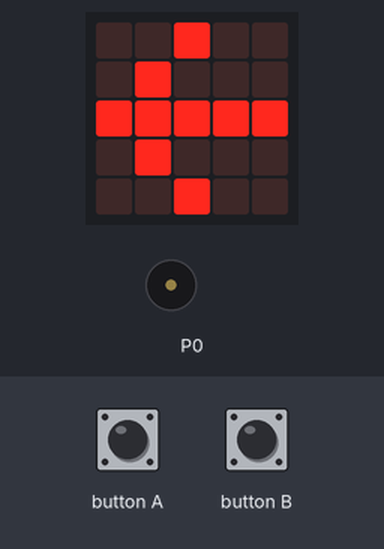
Recording of a program running on a simulated BBC micro:bit (MakeCode). Parts: the board's 5×5 LED display, buzzer (waves = sounding). The test bench sets the inputs (shaded band). The 48×5 strip is a reading aid, not a part: it shows the text the display is scrolling, unrolled, one strip-width of it at a time.

Above: at 5.5 s.
At 10.6 s:
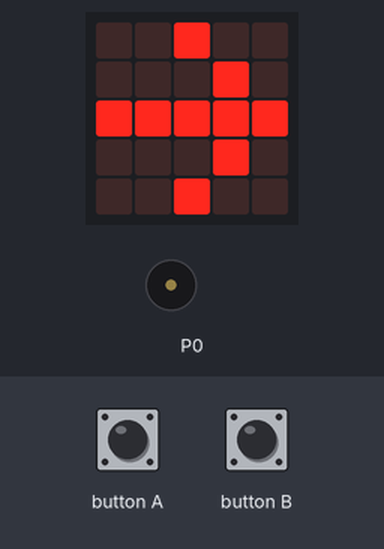
12.4 s: button B pressed for 0.15 s
At 13.3 s:
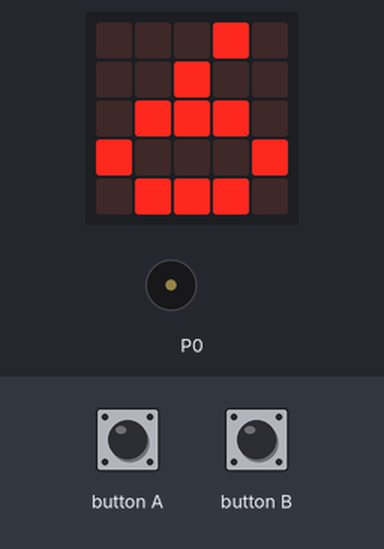
15.5 s: button A pressed for 0.15 s
At 16.04 s:
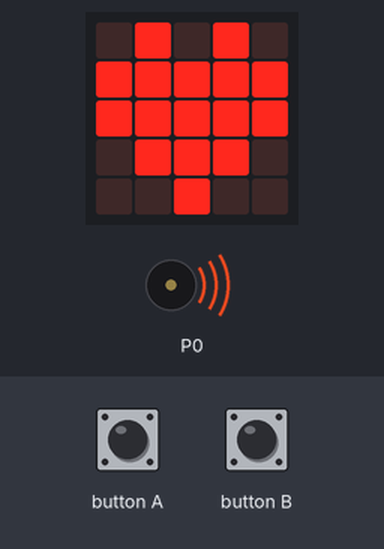
16.2 s: button B pressed for 0.15 s
At 22.4 s:
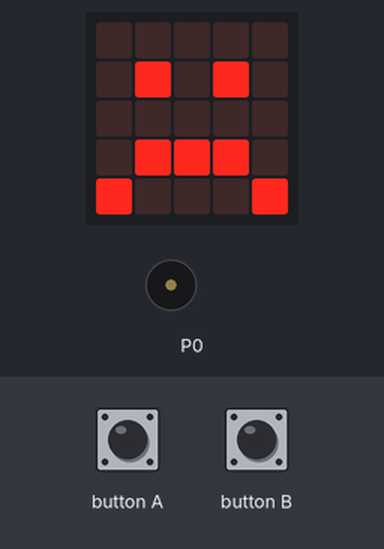
Timing chart, 0 to 23.9 s (numbered marks = the images above; inputs shaded):
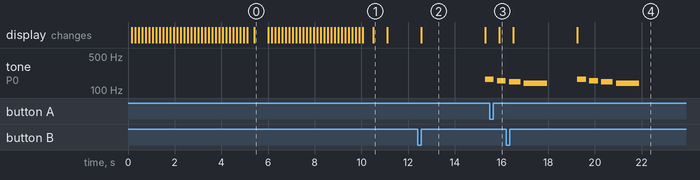

Measured:
- after the input at 12.4 s, tone on P0: silent → 165 Hz after 2.9 s; the display: changes after 0.15 s (image 2)
- after the input at 15.5 s, the display: changes after 0.40 s (image 3)
- after the input at 16.2 s, the display: first changes after 0.30 s (image 4 shows a later state)
- what the display in image 0 shows lasts 0.6 s, from 5.4 s to 6.0 s
- what the display in image 2 shows lasts 2.7 s, from 12.6 s to 15.3 s

The program:

main.ts
```typescript
input.onButtonPressed(Button.A, function () {
    start = input.runningTime()
    basic.showIcon(IconNames.Heart)
})
input.onButtonPressed(Button.B, function () {
    elapsed = input.runningTime() - start
    difference = Math.abs(7000 - elapsed)
    score = difference / 1000
    music.setVolume(255)
    basic.showNumber(Math.round(score))
    basic.pause(2000)
    if (score <= 2) {
        music.startMelody(music.builtInMelody(Melodies.PowerUp), MelodyOptions.Once)
        basic.showIcon(IconNames.Happy)
    } else {
        music.startMelody(music.builtInMelody(Melodies.Wawawawaa), MelodyOptions.Once)
        basic.showIcon(IconNames.Sad)
    }
})
let score = 0
let difference = 0
let elapsed = 0
let start = 0
basic.showString("START")
basic.showArrow(ArrowNames.West)
basic.showString("7Sec")
basic.showArrow(ArrowNames.East)
basic.clearScreen()
```

test.ts
```typescript
// テストはここに来ます。このパッケージが拡張機能として使用されるときにはコンパイルされません。
```
